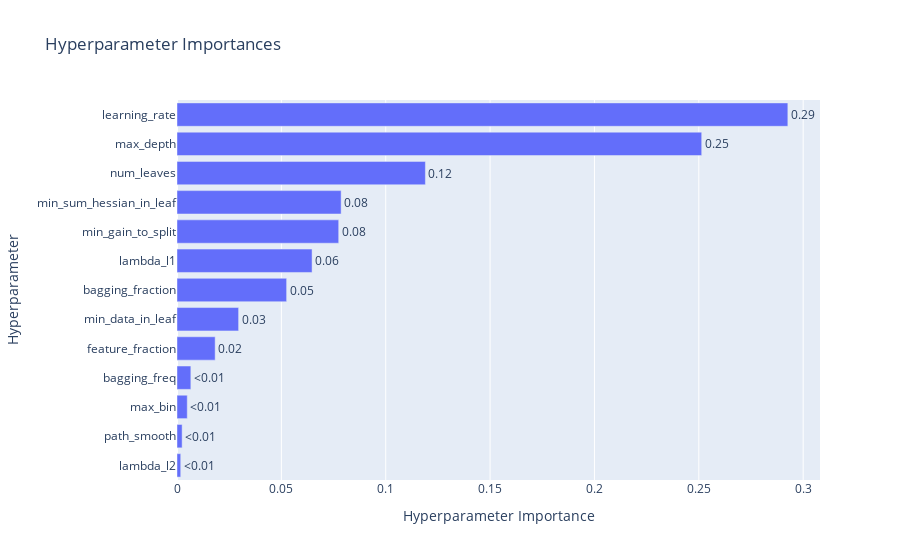
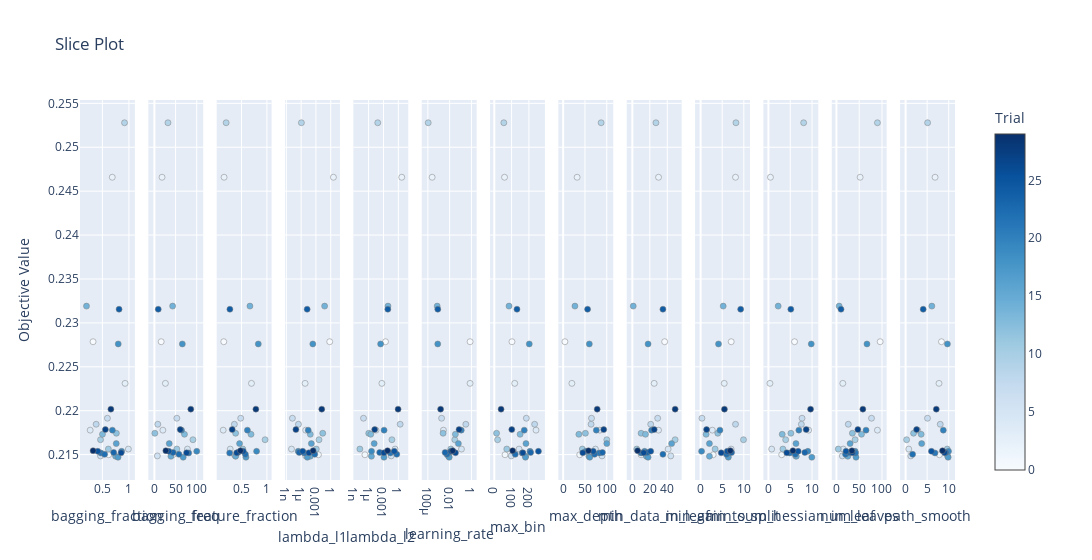

The notebook cell these images were saved under, in order:
### Code cell
memo = "add grouping TrueSkill(sigma, max, min), reduce features. n_rials=30."
model, df_pred = model_tuner.simple_lightGBM(df4, feature_col2, memo=memo, n_trials=30, save_result=False, visualization=True)

### Figure 1 — Plotly figure (JSON) as saved in the notebook; plotly's stock layout.template omitted (floating-point values rounded to 4 significant figures)
{"data": [{"cliponaxis": false, "hovertemplate": ["lambda_l2 (FloatDistribution): 0.0017851587064386053<extra></extra>", "path_smooth (FloatDistribution): 0.0024579441986353396<extra></extra>", "max_bin (IntDistribution): 0.004917301099310662<extra></extra>", "bagging_freq (IntDistribution): 0.006635751147740415<extra></extra>", "feature_fraction (FloatDistribution): 0.018282659210642392<extra></extra>", "min_data_in_leaf (IntDistribution): 0.02952399558381905<extra></extra>", "bagging_fraction (FloatDistribution): 0.05252565901774959<extra></extra>", "lambda_l1 (FloatDistribution): 0.0647171588642638<extra></extra>", "min_gain_to_split (FloatDistribution): 0.07746928509316771<extra></extra>", "min_sum_hessian_in_leaf (FloatDistribution): 0.07863324259405974<extra></extra>", "num_leaves (IntDistribution): 0.1190098269122773<extra></extra>", "max_depth (IntDistribution): 0.2513834210296483<extra></extra>", "learning_rate (FloatDistribution): 0.2926585965422471<extra></extra>"], "name": "Objective Value", "orientation": "h", "text": ["<0.01", "<0.01", "<0.01", "<0.01", "0.02", "0.03", "0.05", "0.06", "0.08", "0.08", "0.12", "0.25", "0.29"], "textposition": "outside", "type": "bar", "x": [0.001785, 0.002458, 0.004917, 0.006636, 0.01828, 0.02952, 0.05253, 0.06472, 0.07747, 0.07863, 0.119, 0.2514, 0.2927], "y": ["lambda_l2", "path_smooth", "max_bin", "bagging_freq", "feature_fraction", "min_data_in_leaf", "bagging_fraction", "lambda_l1", "min_gain_to_split", "min_sum_hessian_in_leaf", "num_leaves", "max_depth", "learning_rate"]}], "layout": {"title": {"text": "Hyperparameter Importances"}, "xaxis": {"title": {"text": "Hyperparameter Importance"}}, "yaxis": {"title": {"text": "Hyperparameter"}}}}

### Figure 2 — Plotly figure (JSON) as saved in the notebook; plotly's stock layout.template omitted (floating-point values rounded to 4 significant figures)
{"data": [{"marker": {"color": [0, 1, 2, 3, 4, 5, 6, 7, 8, 9, 10, 11, 12, 13, 14, 15, 16, 17, 18, 19, 20, 21, 22, 23, 24, 25, 26, 27, 28, 29], "colorbar": {"title": {"text": "Trial"}, "x": 1, "xpad": 40}, "colorscale": [[0, "rgb(247,251,255)"], [0.125, "rgb(222,235,247)"], [0.25, "rgb(198,219,239)"], [0.375, "rgb(158,202,225)"], [0.5, "rgb(107,174,214)"], [0.625, "rgb(66,146,198)"], [0.75, "rgb(33,113,181)"], [0.875, "rgb(8,81,156)"], [1, "rgb(8,48,107)"]], "line": {"color": "Grey", "width": 0.5}, "showscale": true}, "mode": "markers", "name": "Feasible Trial", "showlegend": false, "type": "scatter", "x": [0.3248, 0.6198, 0.686, 0.9275, 0.2708, 0.9895, 0.4647, 0.595, 0.383, 0.9169, 0.4653, 0.6127, 0.7636, 0.5022, 0.2015, 0.7493, 0.7609, 0.7949, 0.7985, 0.8619, 0.6888, 0.4732, 0.543, 0.713, 0.8143, 0.4138, 0.8534, 0.557, 0.6604, 0.3252], "xaxis": "x", "y": [0.2279, 0.215, 0.2466, 0.2231, 0.2178, 0.2156, 0.2149, 0.2191, 0.2185, 0.2528, 0.2167, 0.2156, 0.2174, 0.2173, 0.2319, 0.2148, 0.2163, 0.2147, 0.2276, 0.2154, 0.2178, 0.2152, 0.215, 0.2152, 0.2316, 0.2154, 0.2152, 0.2179, 0.2202, 0.2154], "yaxis": "y"}, {"marker": {"color": [0, 1, 2, 3, 4, 5, 6, 7, 8, 9, 10, 11, 12, 13, 14, 15, 16, 17, 18, 19, 20, 21, 22, 23, 24, 25, 26, 27, 28, 29], "colorbar": {"title": {"text": "Trial"}, "x": 1, "xpad": 40}, "colorscale": [[0, "rgb(247,251,255)"], [0.125, "rgb(222,235,247)"], [0.25, "rgb(198,219,239)"], [0.375, "rgb(158,202,225)"], [0.5, "rgb(107,174,214)"], [0.625, "rgb(66,146,198)"], [0.75, "rgb(33,113,181)"], [0.875, "rgb(8,81,156)"], [1, "rgb(8,48,107)"]], "line": {"color": "Grey", "width": 0.5}, "showscale": false}, "mode": "markers", "name": "Feasible Trial", "showlegend": false, "type": "scatter", "x": [16, 44, 18, 26, 20, 78, 7, 53, 8, 32, 91, 53, 1, 71, 43, 39, 35, 68, 66, 100, 64, 81, 58, 44, 9, 34, 76, 61, 86, 27], "xaxis": "x2", "y": [0.2279, 0.215, 0.2466, 0.2231, 0.2178, 0.2156, 0.2149, 0.2191, 0.2185, 0.2528, 0.2167, 0.2156, 0.2174, 0.2173, 0.2319, 0.2148, 0.2163, 0.2147, 0.2276, 0.2154, 0.2178, 0.2152, 0.215, 0.2152, 0.2316, 0.2154, 0.2152, 0.2179, 0.2202, 0.2154], "yaxis": "y2"}, {"marker": {"color": [0, 1, 2, 3, 4, 5, 6, 7, 8, 9, 10, 11, 12, 13, 14, 15, 16, 17, 18, 19, 20, 21, 22, 23, 24, 25, 26, 27, 28, 29], "colorbar": {"title": {"text": "Trial"}, "x": 1, "xpad": 40}, "colorscale": [[0, "rgb(247,251,255)"], [0.125, "rgb(222,235,247)"], [0.25, "rgb(198,219,239)"], [0.375, "rgb(158,202,225)"], [0.5, "rgb(107,174,214)"], [0.625, "rgb(66,146,198)"], [0.75, "rgb(33,113,181)"], [0.875, "rgb(8,81,156)"], [1, "rgb(8,48,107)"]], "line": {"color": "Grey", "width": 0.5}, "showscale": false}, "mode": "markers", "name": "Feasible Trial", "showlegend": false, "type": "scatter", "x": [0.1523, 0.3621, 0.1585, 0.6963, 0.1407, 0.2788, 0.3799, 0.4848, 0.3608, 0.199, 0.9638, 0.5271, 0.3849, 0.6876, 0.6664, 0.3865, 0.4628, 0.5882, 0.8306, 0.7971, 0.6164, 0.2676, 0.5768, 0.4312, 0.2726, 0.5359, 0.4071, 0.3179, 0.7832, 0.4802], "xaxis": "x3", "y": [0.2279, 0.215, 0.2466, 0.2231, 0.2178, 0.2156, 0.2149, 0.2191, 0.2185, 0.2528, 0.2167, 0.2156, 0.2174, 0.2173, 0.2319, 0.2148, 0.2163, 0.2147, 0.2276, 0.2154, 0.2178, 0.2152, 0.215, 0.2152, 0.2316, 0.2154, 0.2152, 0.2179, 0.2202, 0.2154], "yaxis": "y3"}, {"marker": {"color": [0, 1, 2, 3, 4, 5, 6, 7, 8, 9, 10, 11, 12, 13, 14, 15, 16, 17, 18, 19, 20, 21, 22, 23, 24, 25, 26, 27, 28, 29], "colorbar": {"title": {"text": "Trial"}, "x": 1, "xpad": 40}, "colorscale": [[0, "rgb(247,251,255)"], [0.125, "rgb(222,235,247)"], [0.25, "rgb(198,219,239)"], [0.375, "rgb(158,202,225)"], [0.5, "rgb(107,174,214)"], [0.625, "rgb(66,146,198)"], [0.75, "rgb(33,113,181)"], [0.875, "rgb(8,81,156)"], [1, "rgb(8,48,107)"]], "line": {"color": "Grey", "width": 0.5}, "showscale": false}, "mode": "markers", "name": "Feasible Trial", "showlegend": false, "type": "scatter", "x": [0.6246, 0.003211, 3.467, 6.389e-06, 8.472e-06, 1.121e-08, 8.446e-06, 1.693e-08, 2.825e-07, 1.126e-06, 0.004138, 0.001176, 0.02386, 7.052e-05, 0.05741, 6.873e-05, 0.000117, 1.808e-05, 0.0002308, 2.559e-07, 2.688e-05, 4.217e-06, 0.0005667, 4.072e-07, 1.642e-05, 2.076e-06, 3.796e-05, 8.658e-08, 0.01507, 0.0002651], "xaxis": "x4", "y": [0.2279, 0.215, 0.2466, 0.2231, 0.2178, 0.2156, 0.2149, 0.2191, 0.2185, 0.2528, 0.2167, 0.2156, 0.2174, 0.2173, 0.2319, 0.2148, 0.2163, 0.2147, 0.2276, 0.2154, 0.2178, 0.2152, 0.215, 0.2152, 0.2316, 0.2154, 0.2152, 0.2179, 0.2202, 0.2154], "yaxis": "y4"}, {"marker": {"color": [0, 1, 2, 3, 4, 5, 6, 7, 8, 9, 10, 11, 12, 13, 14, 15, 16, 17, 18, 19, 20, 21, 22, 23, 24, 25, 26, 27, 28, 29], "colorbar": {"title": {"text": "Trial"}, "x": 1, "xpad": 40}, "colorscale": [[0, "rgb(247,251,255)"], [0.125, "rgb(222,235,247)"], [0.25, "rgb(198,219,239)"], [0.375, "rgb(158,202,225)"], [0.5, "rgb(107,174,214)"], [0.625, "rgb(66,146,198)"], [0.75, "rgb(33,113,181)"], [0.875, "rgb(8,81,156)"], [1, "rgb(8,48,107)"]], "line": {"color": "Grey", "width": 0.5}, "showscale": false}, "mode": "markers", "name": "Feasible Trial", "showlegend": false, "type": "scatter", "x": [0.002571, 1.801e-07, 4.906, 0.0004793, 3.148e-05, 0.2183, 0.03685, 9.355e-08, 2.33, 6.982e-05, 0.05034, 1.727e-08, 1.06e-06, 2.746e-06, 0.008209, 3.722e-06, 1.335e-05, 0.001267, 0.0002645, 3.858e-06, 0.001333, 0.02422, 0.4811, 0.0001735, 0.007642, 0.1529, 0.001251, 1.698e-05, 0.8892, 0.006574], "xaxis": "x5", "y": [0.2279, 0.215, 0.2466, 0.2231, 0.2178, 0.2156, 0.2149, 0.2191, 0.2185, 0.2528, 0.2167, 0.2156, 0.2174, 0.2173, 0.2319, 0.2148, 0.2163, 0.2147, 0.2276, 0.2154, 0.2178, 0.2152, 0.215, 0.2152, 0.2316, 0.2154, 0.2152, 0.2179, 0.2202, 0.2154], "yaxis": "y5"}, {"marker": {"color": [0, 1, 2, 3, 4, 5, 6, 7, 8, 9, 10, 11, 12, 13, 14, 15, 16, 17, 18, 19, 20, 21, 22, 23, 24, 25, 26, 27, 28, 29], "colorbar": {"title": {"text": "Trial"}, "x": 1, "xpad": 40}, "colorscale": [[0, "rgb(247,251,255)"], [0.125, "rgb(222,235,247)"], [0.25, "rgb(198,219,239)"], [0.375, "rgb(158,202,225)"], [0.5, "rgb(107,174,214)"], [0.625, "rgb(66,146,198)"], [0.75, "rgb(33,113,181)"], [0.875, "rgb(8,81,156)"], [1, "rgb(8,48,107)"]], "line": {"color": "Grey", "width": 0.5}, "showscale": false}, "mode": "markers", "name": "Feasible Trial", "showlegend": false, "type": "scatter", "x": [0.7579, 0.006672, 0.0002459, 0.7557, 0.002673, 0.1216, 0.007742, 0.001809, 0.3061, 0.0001066, 0.0295, 0.01264, 0.002489, 0.03362, 0.0007131, 0.008082, 0.06321, 0.009077, 0.0008, 0.01861, 0.116, 0.006804, 0.005688, 0.003801, 0.0008091, 0.01333, 0.03432, 0.07345, 0.001474, 0.0191], "xaxis": "x6", "y": [0.2279, 0.215, 0.2466, 0.2231, 0.2178, 0.2156, 0.2149, 0.2191, 0.2185, 0.2528, 0.2167, 0.2156, 0.2174, 0.2173, 0.2319, 0.2148, 0.2163, 0.2147, 0.2276, 0.2154, 0.2178, 0.2152, 0.215, 0.2152, 0.2316, 0.2154, 0.2152, 0.2179, 0.2202, 0.2154], "yaxis": "y6"}, {"marker": {"color": [0, 1, 2, 3, 4, 5, 6, 7, 8, 9, 10, 11, 12, 13, 14, 15, 16, 17, 18, 19, 20, 21, 22, 23, 24, 25, 26, 27, 28, 29], "colorbar": {"title": {"text": "Trial"}, "x": 1, "xpad": 40}, "colorscale": [[0, "rgb(247,251,255)"], [0.125, "rgb(222,235,247)"], [0.25, "rgb(198,219,239)"], [0.375, "rgb(158,202,225)"], [0.5, "rgb(107,174,214)"], [0.625, "rgb(66,146,198)"], [0.75, "rgb(33,113,181)"], [0.875, "rgb(8,81,156)"], [1, "rgb(8,48,107)"]], "line": {"color": "Grey", "width": 0.5}, "showscale": false}, "mode": "markers", "name": "Feasible Trial", "showlegend": false, "type": "scatter", "x": [102, 62, 59, 118, 241, 143, 98, 185, 233, 55, 19, 72, 13, 149, 85, 181, 183, 180, 202, 206, 173, 161, 121, 210, 131, 255, 165, 101, 39, 106], "xaxis": "x7", "y": [0.2279, 0.215, 0.2466, 0.2231, 0.2178, 0.2156, 0.2149, 0.2191, 0.2185, 0.2528, 0.2167, 0.2156, 0.2174, 0.2173, 0.2319, 0.2148, 0.2163, 0.2147, 0.2276, 0.2154, 0.2178, 0.2152, 0.215, 0.2152, 0.2316, 0.2154, 0.2152, 0.2179, 0.2202, 0.2154], "yaxis": "y7"}, {"marker": {"color": [0, 1, 2, 3, 4, 5, 6, 7, 8, 9, 10, 11, 12, 13, 14, 15, 16, 17, 18, 19, 20, 21, 22, 23, 24, 25, 26, 27, 28, 29], "colorbar": {"title": {"text": "Trial"}, "x": 1, "xpad": 40}, "colorscale": [[0, "rgb(247,251,255)"], [0.125, "rgb(222,235,247)"], [0.25, "rgb(198,219,239)"], [0.375, "rgb(158,202,225)"], [0.5, "rgb(107,174,214)"], [0.625, "rgb(66,146,198)"], [0.75, "rgb(33,113,181)"], [0.875, "rgb(8,81,156)"], [1, "rgb(8,48,107)"]], "line": {"color": "Grey", "width": 0.5}, "showscale": false}, "mode": "markers", "name": "Feasible Trial", "showlegend": false, "type": "scatter", "x": [4, 38, 32, 20, 84, 74, 89, 65, 64, 87, 100, 44, 51, 36, 27, 59, 100, 61, 60, 52, 76, 83, 72, 90, 56, 69, 45, 93, 78, 58], "xaxis": "x8", "y": [0.2279, 0.215, 0.2466, 0.2231, 0.2178, 0.2156, 0.2149, 0.2191, 0.2185, 0.2528, 0.2167, 0.2156, 0.2174, 0.2173, 0.2319, 0.2148, 0.2163, 0.2147, 0.2276, 0.2154, 0.2178, 0.2152, 0.215, 0.2152, 0.2316, 0.2154, 0.2152, 0.2179, 0.2202, 0.2154], "yaxis": "y8"}, {"marker": {"color": [0, 1, 2, 3, 4, 5, 6, 7, 8, 9, 10, 11, 12, 13, 14, 15, 16, 17, 18, 19, 20, 21, 22, 23, 24, 25, 26, 27, 28, 29], "colorbar": {"title": {"text": "Trial"}, "x": 1, "xpad": 40}, "colorscale": [[0, "rgb(247,251,255)"], [0.125, "rgb(222,235,247)"], [0.25, "rgb(198,219,239)"], [0.375, "rgb(158,202,225)"], [0.5, "rgb(107,174,214)"], [0.625, "rgb(66,146,198)"], [0.75, "rgb(33,113,181)"], [0.875, "rgb(8,81,156)"], [1, "rgb(8,48,107)"]], "line": {"color": "Grey", "width": 0.5}, "showscale": false}, "mode": "markers", "name": "Feasible Trial", "showlegend": false, "type": "scatter", "x": [37, 10, 30, 25, 30, 41, 44, 29, 21, 27, 49, 5, 10, 15, 1, 16, 45, 18, 18, 14, 22, 10, 35, 17, 35, 21, 13, 25, 49, 6], "xaxis": "x9", "y": [0.2279, 0.215, 0.2466, 0.2231, 0.2178, 0.2156, 0.2149, 0.2191, 0.2185, 0.2528, 0.2167, 0.2156, 0.2174, 0.2173, 0.2319, 0.2148, 0.2163, 0.2147, 0.2276, 0.2154, 0.2178, 0.2152, 0.215, 0.2152, 0.2316, 0.2154, 0.2152, 0.2179, 0.2202, 0.2154], "yaxis": "y9"}, {"marker": {"color": [0, 1, 2, 3, 4, 5, 6, 7, 8, 9, 10, 11, 12, 13, 14, 15, 16, 17, 18, 19, 20, 21, 22, 23, 24, 25, 26, 27, 28, 29], "colorbar": {"title": {"text": "Trial"}, "x": 1, "xpad": 40}, "colorscale": [[0, "rgb(247,251,255)"], [0.125, "rgb(222,235,247)"], [0.25, "rgb(198,219,239)"], [0.375, "rgb(158,202,225)"], [0.5, "rgb(107,174,214)"], [0.625, "rgb(66,146,198)"], [0.75, "rgb(33,113,181)"], [0.875, "rgb(8,81,156)"], [1, "rgb(8,48,107)"]], "line": {"color": "Grey", "width": 0.5}, "showscale": false}, "mode": "markers", "name": "Feasible Trial", "showlegend": false, "type": "scatter", "x": [7.081, 2.921, 8.084, 5.467, 2.713, 7.069, 6.376, 0.3143, 8.081, 8.18, 9.924, 3.366, 3.982, 1.278, 5.23, 2.044, 2.042, 6.419, 4.146, 0.2287, 4.475, 6.379, 5.99, 7.17, 9.274, 6.172, 4.769, 1.384, 5.518, 6.878], "xaxis": "x10", "y": [0.2279, 0.215, 0.2466, 0.2231, 0.2178, 0.2156, 0.2149, 0.2191, 0.2185, 0.2528, 0.2167, 0.2156, 0.2174, 0.2173, 0.2319, 0.2148, 0.2163, 0.2147, 0.2276, 0.2154, 0.2178, 0.2152, 0.215, 0.2152, 0.2316, 0.2154, 0.2152, 0.2179, 0.2202, 0.2154], "yaxis": "y10"}, {"marker": {"color": [0, 1, 2, 3, 4, 5, 6, 7, 8, 9, 10, 11, 12, 13, 14, 15, 16, 17, 18, 19, 20, 21, 22, 23, 24, 25, 26, 27, 28, 29], "colorbar": {"title": {"text": "Trial"}, "x": 1, "xpad": 40}, "colorscale": [[0, "rgb(247,251,255)"], [0.125, "rgb(222,235,247)"], [0.25, "rgb(198,219,239)"], [0.375, "rgb(158,202,225)"], [0.5, "rgb(107,174,214)"], [0.625, "rgb(66,146,198)"], [0.75, "rgb(33,113,181)"], [0.875, "rgb(8,81,156)"], [1, "rgb(8,48,107)"]], "line": {"color": "Grey", "width": 0.5}, "showscale": false}, "mode": "markers", "name": "Feasible Trial", "showlegend": false, "type": "scatter", "x": [5.987, 3.042, 0.4645, 0.3439, 9.219, 0.7455, 6.233, 7.71, 7.556, 8.074, 3.958, 3.32, 5.15, 3.158, 2.235, 6.39, 6.316, 9.951, 9.82, 9.038, 6.976, 4.907, 6.162, 8.352, 5.135, 6.821, 4.216, 8.656, 9.665, 5.626], "xaxis": "x11", "y": [0.2279, 0.215, 0.2466, 0.2231, 0.2178, 0.2156, 0.2149, 0.2191, 0.2185, 0.2528, 0.2167, 0.2156, 0.2174, 0.2173, 0.2319, 0.2148, 0.2163, 0.2147, 0.2276, 0.2154, 0.2178, 0.2152, 0.215, 0.2152, 0.2316, 0.2154, 0.2152, 0.2179, 0.2202, 0.2154], "yaxis": "y11"}, {"marker": {"color": [0, 1, 2, 3, 4, 5, 6, 7, 8, 9, 10, 11, 12, 13, 14, 15, 16, 17, 18, 19, 20, 21, 22, 23, 24, 25, 26, 27, 28, 29], "colorbar": {"title": {"text": "Trial"}, "x": 1, "xpad": 40}, "colorscale": [[0, "rgb(247,251,255)"], [0.125, "rgb(222,235,247)"], [0.25, "rgb(198,219,239)"], [0.375, "rgb(158,202,225)"], [0.5, "rgb(107,174,214)"], [0.625, "rgb(66,146,198)"], [0.75, "rgb(33,113,181)"], [0.875, "rgb(8,81,156)"], [1, "rgb(8,48,107)"]], "line": {"color": "Grey", "width": 0.5}, "showscale": false}, "mode": "markers", "name": "Feasible Trial", "showlegend": false, "type": "scatter", "x": [96, 20, 52, 14, 90, 15, 13, 77, 26, 90, 41, 4, 35, 55, 6, 25, 30, 43, 67, 41, 65, 42, 20, 29, 10, 21, 35, 47, 58, 34], "xaxis": "x12", "y": [0.2279, 0.215, 0.2466, 0.2231, 0.2178, 0.2156, 0.2149, 0.2191, 0.2185, 0.2528, 0.2167, 0.2156, 0.2174, 0.2173, 0.2319, 0.2148, 0.2163, 0.2147, 0.2276, 0.2154, 0.2178, 0.2152, 0.215, 0.2152, 0.2316, 0.2154, 0.2152, 0.2179, 0.2202, 0.2154], "yaxis": "y12"}, {"marker": {"color": [0, 1, 2, 3, 4, 5, 6, 7, 8, 9, 10, 11, 12, 13, 14, 15, 16, 17, 18, 19, 20, 21, 22, 23, 24, 25, 26, 27, 28, 29], "colorbar": {"title": {"text": "Trial"}, "x": 1, "xpad": 40}, "colorscale": [[0, "rgb(247,251,255)"], [0.125, "rgb(222,235,247)"], [0.25, "rgb(198,219,239)"], [0.375, "rgb(158,202,225)"], [0.5, "rgb(107,174,214)"], [0.625, "rgb(66,146,198)"], [0.75, "rgb(33,113,181)"], [0.875, "rgb(8,81,156)"], [1, "rgb(8,48,107)"]], "line": {"color": "Grey", "width": 0.5}, "showscale": false}, "mode": "markers", "name": "Feasible Trial", "showlegend": false, "type": "scatter", "x": [8.324, 7.852, 6.842, 7.751, 2.809, 0.7404, 1.196, 5.086, 8.037, 5.107, 0.2392, 9.657, 1.853, 3.615, 6.09, 9.773, 3.733, 9.864, 9.704, 9.954, 8.748, 6.816, 1.627, 9.315, 4.08, 5.993, 9.056, 2.558, 7.121, 8.569], "xaxis": "x13", "y": [0.2279, 0.215, 0.2466, 0.2231, 0.2178, 0.2156, 0.2149, 0.2191, 0.2185, 0.2528, 0.2167, 0.2156, 0.2174, 0.2173, 0.2319, 0.2148, 0.2163, 0.2147, 0.2276, 0.2154, 0.2178, 0.2152, 0.215, 0.2152, 0.2316, 0.2154, 0.2152, 0.2179, 0.2202, 0.2154], "yaxis": "y13"}], "layout": {"title": {"text": "Slice Plot"}, "width": 3900, "xaxis": {"anchor": "y", "domain": [0, 0.06272], "title": {"text": "bagging_fraction"}}, "xaxis10": {"anchor": "y10", "domain": [0.703, 0.7657], "title": {"text": "min_gain_to_split"}}, "xaxis11": {"anchor": "y11", "domain": [0.7811, 0.8438], "title": {"text": "min_sum_hessian_in_leaf"}}, "xaxis12": {"anchor": "y12", "domain": [0.8592, 0.9219], "title": {"text": "num_leaves"}}, "xaxis13": {"anchor": "y13", "domain": [0.9373, 1.0], "title": {"text": "path_smooth"}}, "xaxis2": {"anchor": "y2", "domain": [0.07811, 0.1408], "title": {"text": "bagging_freq"}}, "xaxis3": {"anchor": "y3", "domain": [0.1562, 0.2189], "title": {"text": "feature_fraction"}}, "xaxis4": {"anchor": "y4", "domain": [0.2343, 0.297], "title": {"text": "lambda_l1"}, "type": "log"}, "xaxis5": {"anchor": "y5", "domain": [0.3124, 0.3751], "title": {"text": "lambda_l2"}, "type": "log"}, "xaxis6": {"anchor": "y6", "domain": [0.3905, 0.4533], "title": {"text": "learning_rate"}, "type": "log"}, "xaxis7": {"anchor": "y7", "domain": [0.4686, 0.5314], "title": {"text": "max_bin"}}, "xaxis8": {"anchor": "y8", "domain": [0.5467, 0.6095], "title": {"text": "max_depth"}}, "xaxis9": {"anchor": "y9", "domain": [0.6249, 0.6876], "title": {"text": "min_data_in_leaf"}}, "yaxis": {"anchor": "x", "domain": [0, 1], "title": {"text": "Objective Value"}}, "yaxis10": {"anchor": "x10", "domain": [0, 1], "matches": "y", "showticklabels": false}, "yaxis11": {"anchor": "x11", "domain": [0, 1], "matches": "y", "showticklabels": false}, "yaxis12": {"anchor": "x12", "domain": [0, 1], "matches": "y", "showticklabels": false}, "yaxis13": {"anchor": "x13", "domain": [0, 1], "matches": "y", "showticklabels": false}, "yaxis2": {"anchor": "x2", "domain": [0, 1], "matches": "y", "showticklabels": false}, "yaxis3": {"anchor": "x3", "domain": [0, 1], "matches": "y", "showticklabels": false}, "yaxis4": {"anchor": "x4", "domain": [0, 1], "matches": "y", "showticklabels": false}, "yaxis5": {"anchor": "x5", "domain": [0, 1], "matches": "y", "showticklabels": false}, "yaxis6": {"anchor": "x6", "domain": [0, 1], "matches": "y", "showticklabels": false}, "yaxis7": {"anchor": "x7", "domain": [0, 1], "matches": "y", "showticklabels": false}, "yaxis8": {"anchor": "x8", "domain": [0, 1], "matches": "y", "showticklabels": false}, "yaxis9": {"anchor": "x9", "domain": [0, 1], "matches": "y", "showticklabels": false}}}
